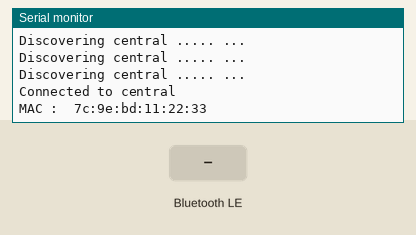
Recording of a sketch running on a simulated Arduino Nano 33 IoT. Parts: the last lines printed to the serial monitor. Inputs (shaded band) come from the test bench. Nothing arrives over Bluetooth unless stated; a phone connects over Bluetooth LE 3 s after start.

Above: at 4.3 s.
4.4 s: Bluetooth LE write "1" received
At 4.7 s:
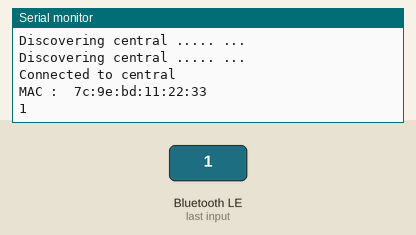
5.9 s: Bluetooth LE write "0" received
At 7.1 s:
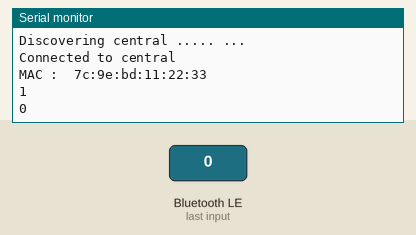
7.4 s: Bluetooth LE write "2" received
At 8.2 s:
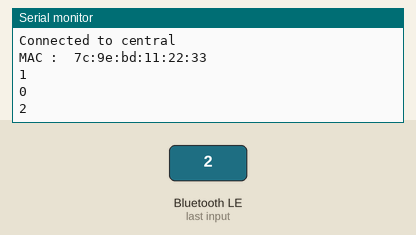

Measured:
- after the input at 4.4 s, the serial monitor: prints a new line at once (image 1)
- after the input at 5.9 s, the serial monitor: prints a new line at once (image 2)
- after the input at 7.4 s, the serial monitor: prints a new line at once (image 3)

The sketch:

bleperipheral.ino
```cpp
#if 1==2
/*  BLE_Peripheral.ino
*/
#endif

#include <ArduinoBLE.h>

const char* deviceServiceUuid = "19b1";
const char* deviceServiceCharacteristicUuid = "1214";

int data = -1;

BLEService dataTransferService(deviceServiceUuid);
BLEByteCharacteristic dataTransferCharacteristic(deviceServiceCharacteristicUuid, BLERead | BLEWrite);


void setup() {
  Serial.begin(9600);
  while (!Serial);


  if (!BLE.begin()) {
    Serial.println("- Starting Bluetooth® Low Energy module failed!");
    while (1);
  }

  BLE.setLocalName("Peripheral");
  BLE.setAdvertisedService(dataTransferService);
  dataTransferService.addCharacteristic(dataTransferCharacteristic);
  BLE.addService(dataTransferService);
  dataTransferCharacteristic.writeValue(-1);
  BLE.advertise();
  Serial.println("Peripheral Device");

}

void loop() {
  BLEDevice central = BLE.central();
  Serial.println("Discovering central ..... ...");
  delay(500);

  if (central) {
    Serial.println("Connected to central ");
    Serial.print("MAC :  ");
    Serial.println(central.address());

    while (central.connected()) {
      data=3;
      receiveData();
    }

    Serial.println("Disconnected to central device!");
  }
}


#if 1==3
/*
To send data
*/

#endif

void sendData(){
  if(dataTransferCharacteristic.read()||dataTransferCharacteristic.written()){
    Serial.println("possible to write to central");
  }
      while(data<=125)   {
        Serial.print("data:  ");
        Serial.println(data);
        if (data%2 != 0) {
            Serial.print(" Writing ............ ");
            Serial.println(data);
            dataTransferCharacteristic.writeValue((byte)data);
            // Serial.println("* Writing .......... done!");
            data+=1;
          }
        else {
          data+=1;
          continue;
        }
    }
    Serial.println("Data Transfer is done!");
    exit(1);

}


#if 1==4
/*To receive data
*/
#endif

void receiveData(){

 if (dataTransferCharacteristic.written()) {
         data = (int)dataTransferCharacteristic.value();
         Serial.println(data);
               }


}
```
